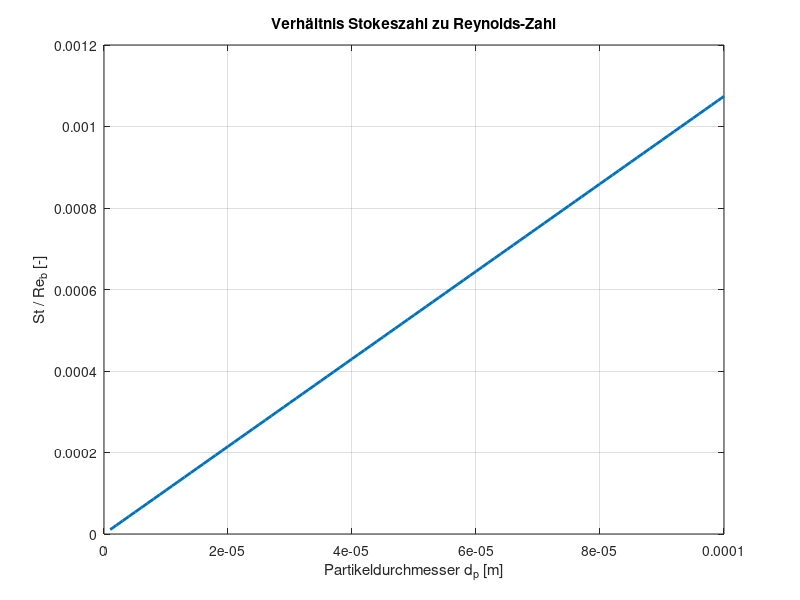

Source code (MATLAB):
clear; clc;

% Parameter
rho_p = 2500;
rho_b = 1.293;
mu    = 1.8e-5;
Ub    = 5.0;
L     = 0.1;

i = 1:100;

dp = i * 1e-6;     % Partikeldurchmesser [m]
db = i * 1e-4;     % Blasendurchmesser [m]

% Kennzahlen
St  = rho_p .* dp.^2 .* Ub ./ (18 * mu * L); % Partikelträgheit zur Strömungsgeschwindigkeit des Fluids
Reb = Ub .* db .* rho_b ./ mu;               % Trägheitskräfte zu viskosen Kräften

% Verhältnis
ratio = St ./ Reb;

% Plot
figure
plot(dp, ratio, 'LineWidth', 2)
grid on
xlabel('Partikeldurchmesser d_p [m]')
ylabel('St / Re_b [-]')
title('Verhältnis Stokeszahl zu Reynolds-Zahl')
